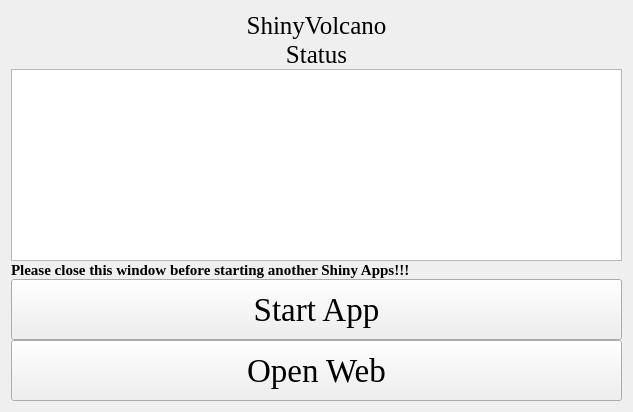
<?xml version="1.0" encoding="UTF-8"?>
<ui version="4.0">
 <class>Form</class>
 <widget class="QWidget" name="Form">
  <property name="geometry">
   <rect>
    <x>0</x>
    <y>0</y>
    <width>633</width>
    <height>412</height>
   </rect>
  </property>
  <property name="windowTitle">
   <string>Form</string>
  </property>
  <property name="styleSheet">
   <string notr="true">background-image: url(D:/tools/Pycharm/pyqt/logo/green_back.png);</string>
  </property>
  <layout class="QGridLayout" name="gridLayout_4">
   <property name="verticalSpacing">
    <number>0</number>
   </property>
   <item row="0" column="0">
    <layout class="QGridLayout" name="gridLayout_5">
     <property name="verticalSpacing">
      <number>0</number>
     </property>
     <item row="0" column="0" colspan="3">
      <widget class="QLabel" name="label">
       <property name="sizePolicy">
        <sizepolicy hsizetype="Preferred" vsizetype="Fixed">
         <horstretch>0</horstretch>
         <verstretch>0</verstretch>
        </sizepolicy>
       </property>
       <property name="font">
        <font>
         <family>Times New Roman</family>
         <pointsize>19</pointsize>
        </font>
       </property>
       <property name="text">
        <string>ShinyVolcano</string>
       </property>
       <property name="alignment">
        <set>Qt::AlignCenter</set>
       </property>
      </widget>
     </item>
     <item row="3" column="0" colspan="3">
      <widget class="QLabel" name="label_4">
       <property name="sizePolicy">
        <sizepolicy hsizetype="Preferred" vsizetype="Fixed">
         <horstretch>0</horstretch>
         <verstretch>0</verstretch>
        </sizepolicy>
       </property>
       <property name="font">
        <font>
         <family>Times New Roman</family>
         <pointsize>19</pointsize>
        </font>
       </property>
       <property name="text">
        <string>Status</string>
       </property>
       <property name="alignment">
        <set>Qt::AlignCenter</set>
       </property>
      </widget>
     </item>
     <item row="5" column="0" rowspan="2" colspan="3">
      <widget class="QTextBrowser" name="textBrowser">
       <property name="styleSheet">
        <string notr="true">background-image: url(D:/Documents/Desktop/white.png)</string>
       </property>
      </widget>
     </item>
     <item row="7" column="0" colspan="3">
      <widget class="QLabel" name="label_3">
       <property name="sizePolicy">
        <sizepolicy hsizetype="Preferred" vsizetype="Fixed">
         <horstretch>0</horstretch>
         <verstretch>0</verstretch>
        </sizepolicy>
       </property>
       <property name="font">
        <font>
         <family>Times New Roman</family>
         <pointsize>11</pointsize>
         <weight>75</weight>
         <bold>true</bold>
        </font>
       </property>
       <property name="text">
        <string>Please close this window before starting another Shiny Apps!!!</string>
       </property>
      </widget>
     </item>
     <item row="8" column="0" colspan="3">
      <widget class="QPushButton" name="pushButton">
       <property name="sizePolicy">
        <sizepolicy hsizetype="Preferred" vsizetype="Preferred">
         <horstretch>0</horstretch>
         <verstretch>0</verstretch>
        </sizepolicy>
       </property>
       <property name="font">
        <font>
         <family>Times New Roman</family>
         <pointsize>25</pointsize>
        </font>
       </property>
       <property name="text">
        <string>Start App</string>
       </property>
      </widget>
     </item>
     <item row="9" column="0" colspan="3">
      <widget class="QPushButton" name="pushButton_2">
       <property name="sizePolicy">
        <sizepolicy hsizetype="Preferred" vsizetype="Preferred">
         <horstretch>0</horstretch>
         <verstretch>0</verstretch>
        </sizepolicy>
       </property>
       <property name="font">
        <font>
         <family>Times New Roman</family>
         <pointsize>25</pointsize>
        </font>
       </property>
       <property name="text">
        <string>Open Web</string>
       </property>
      </widget>
     </item>
    </layout>
   </item>
  </layout>
 </widget>
 <resources/>
 <connections/>
</ui>
